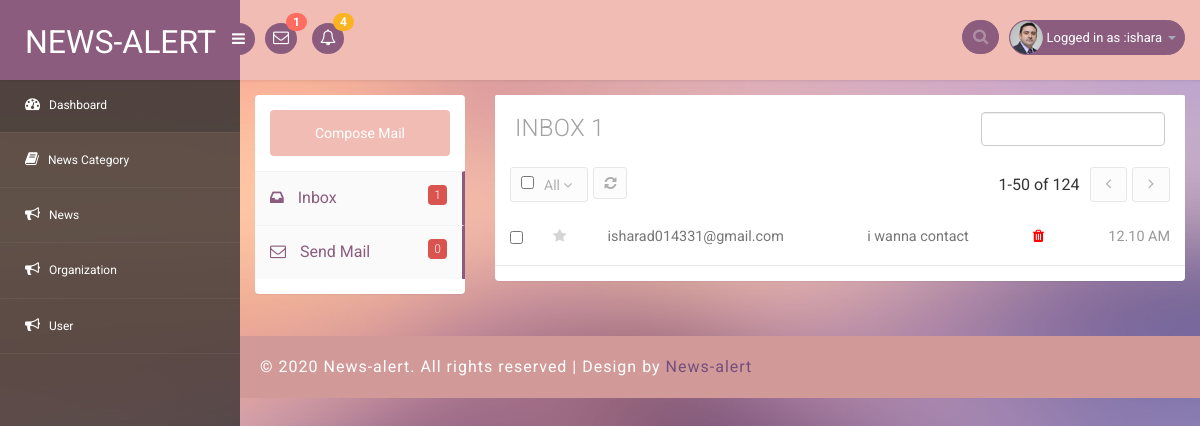
Page /maillist/ (signed in) on the earlier database version.
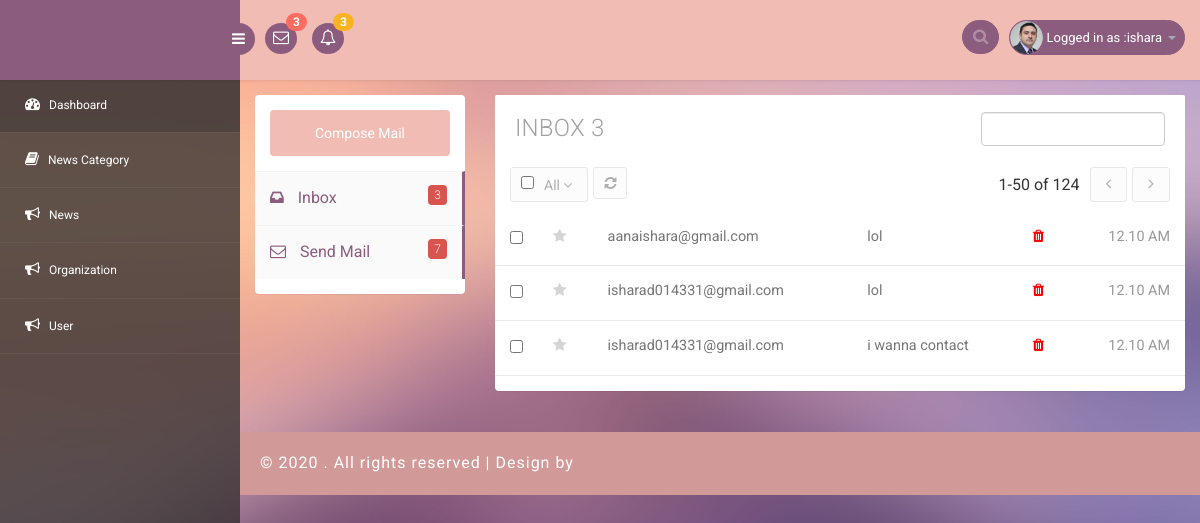
Same page on the later database version.
### newsapp/models.py (models this page shows, shortened)
class TimeStamp(models.Model):
    created_at = models.DateTimeField(auto_now_add=True)
    updated_at = models.DateTimeField(auto_now=True, null=True, blank=True)
    active = models.BooleanField(default=True)
    class Meta:
        abstract = True

class Organization(TimeStamp):
    name = models.CharField(max_length=200)
    logo = models.ImageField(upload_to="logo")
    email = models.EmailField()
    phone = models.CharField(max_length=200)
    address = models.CharField(max_length=200)
    slogan = models.CharField(max_length=200, null=True, blank=True)
    about = models.TextField()
    mission_and_vision = models.TextField()
    website = models.CharField(max_length=200)

class Contact(TimeStamp):
    name = models.CharField(max_length=200)
    email = models.EmailField()
    message = models.TextField()

### newsapp/views.py (the view)
# urls.py: path("maillist/",AdminMailListView.as_view(),name="maillist"),
class AdminMailListView(AdminBaseMixin,TemplateView):
    template_name="admintemplate/adminmaillist.html"

### newsapp/views.py (called while the page is built)
    def dispatch(self, request, *args, **kwargs):
        if request.user.is_authenticated:
            pass
        else:
            return redirect("/signin/")
        return super().dispatch(request, *args, **kwargs)

    def get_context_data(self, **kwargs):
        context = super().get_context_data(**kwargs)
        context['organization']=Organization.objects.first()
        context['allmessage'] =Contact.objects.order_by('-id')
        context['countmail'] = Contact.objects.count()
        context['countsendmail'] = Mail.objects.count()
        context['countsub'] = Subscriber.objects.count()
        context['countcat'] = Category.objects.count()
        context['countnews'] = News.objects.count()
        context['allsub']=Subscriber.objects.order_by('-id')
        return context

### templates/admintemplate/adminmaillist.html (shortened to what this page needs)
  {% extends "admintemplate/base.html" %}
{% load static %}
{% block content %}
<section id="main-content">
  <section class="wrapper">
    <div class="mail-w3agile">
        <div class="row">
            <div class="col-sm-3 com-w3ls">
               <section class="panel">
                    <div class="panel-body">
                        <a href="{% url 'newsapp:sendmail' %}"  class="btn btn-compose">
                            Compose Mail
                        </a>
                        <ul class="nav nav-pills nav-stacked mail-nav">
                            <li class="active" ><a href="{% url 'newsapp:maillist' %}"> <i class="fa fa-inbox"></i> Inbox  <span class="label label-danger pull-right inbox-notification">{{countmail}}</span></a></li>
                             <li class="active"><a href="{% url 'newsapp:sendmaillist' %}"> <i class="fa fa-envelope-o"></i> Send Mail
                                <span class="label label-danger pull-right inbox-notification">{{countsendmail}}</span></a></li>
                        </ul>
                    </div>
                </section>
            </div>
            <div class="col-sm-9 mail-w3agile">
                <section class="panel">
                    <header class="panel-heading wht-bg">
                       <h4 class="gen-case">Inbox {{countmail}}
                        <form action="#" class="pull-right mail-src-position">
                            <div class="input-append">
                                <input type="text" class="form-control " placeholder="Search Mail">
                            </div>
                        </form>
                       </h4>
                    </header>
                    <div class="panel-body minimal">
                        <div class="mail-option">
                            <div class="chk-all">
                                <div class="pull-left mail-checkbox ">
                                    <input type="checkbox" class="">
                                </div>
                                <div class="btn-group">
                                    <a data-toggle="dropdown" href="#" class="btn mini all">
                                        All
                                        <i class="fa fa-angle-down "></i>
                                    </a>
                                </div>
                            </div>
                            <div class="btn-group">
                                <a data-original-title="Refresh" data-placement="top" data-toggle="dropdown" href="#" class="btn mini tooltips">
                                    <i class=" fa fa-refresh"></i>
                                </a>
                            </div>
                            <ul class="unstyled inbox-pagination">
                                <li><span>1-50 of 124</span></li>
                                <li>
                                    <a class="np-btn" href="#"><i class="fa fa-angle-left  pagination-left"></i></a>
                                </li>
                                <li>
                                    <a class="np-btn" href="#"><i class="fa fa-angle-right pagination-right"></i></a>
                                </li>
                            </ul>
                        </div>
                        <div class="table-inbox-wrap ">
                            <table class="table table-inbox table-hover">
                        <tbody>
                          {% for mail in allmessage %}
                        <tr class="">
                            <td class="inbox-small-cells">
                                <input type="checkbox" class="mail-checkbox">
                            </td>
                            <td class="inbox-small-cells"><i class="fa fa-star"></i></td>
                            <td class="view-message  dont-show"><a href="#">{{mail.email}}</a></td>
                            <td class="view-message "><a href="#">{{mail.message|truncatewords:"4"}}</a></td>
                            <td class="view-message  inbox-small-cells"><a href="{% url 'newsapp:maildelete' mail.id %}"> <i class="fa fa-trash" style="color: red"></i></a></td>
                            <td class="view-message  text-right">12.10 AM</td>
                        </tr>
                     {% endfor %}
                        </tbody>
                        </table>
                        </div>
                    </div>
                </section>
            </div>
        </div>
        </div>
</section>
 {% endblock %}

### templates/admintemplate/base.html (shortened to what this page needs)
{% load static %}
<!DOCTYPE html>
<head>
<link rel="stylesheet" href="{% static 'adminstatic/css/bootstrap.min.css' %}" >
<link href="{% static 'adminstatic/css/style.css' %}" rel='stylesheet' type='text/css' />
<link href="{% static 'adminstatic/css/style-responsive.css' %}" rel="stylesheet"/>
<link rel="stylesheet" href="{% static 'adminstatic/css/font.css' %}" type="text/css"/>
<link href="{% static 'adminstatic/css/font-awesome.css' %}"rel="stylesheet">
<link rel="stylesheet" href="{% static 'adminstatic/css/morris.css' %}" type="text/css"/>
<link rel="stylesheet" href="{% static 'adminstatic/css/monthly.css' %}">
</head>
<body>
<section id="container">
<header class="header fixed-top clearfix">
<div class="brand">
    <a href="{% url 'newsapp:adminhome' %}" class="logo">
       {{organization.name}}
    </a>
    <div class="sidebar-toggle-box">
        <div class="fa fa-bars"></div>
    </div>
</div>
<div class="nav notify-row" id="top_menu">
    <ul class="nav top-menu">
        <li id="header_inbox_bar" class="dropdown">
            <a data-toggle="dropdown" class="dropdown-toggle" href="#">
                <i class="fa fa-envelope-o"></i>
                <span class="badge bg-important">{{countmail}}</span>
            </a>
        </li>
        <li id="header_notification_bar" class="dropdown">
            <a data-toggle="dropdown" class="dropdown-toggle" href="#">
                <i class="fa fa-bell-o"></i>
                <span class="badge bg-warning">{{countsub}}</span>
            </a>
        </li>
    </ul>
</div>
<div class="top-nav clearfix">
    <ul class="nav pull-right top-menu">
        <li>
            <input type="text" class="form-control search" placeholder=" Search">
        </li>
        <li class="dropdown">
        {% if request.user.is_authenticated %}
            <a data-toggle="dropdown" class="dropdown-toggle" href="#">
                <img alt="" src="images/2.png">
                <span class="username">Logged in as :{{request.user}}</span>
                <b class="caret"></b>
            </a>
            {% endif %}
        </li>
    </ul>
</div>
</header>
<aside>
    <div id="sidebar" class="nav-collapse">
        <div class="leftside-navigation">
            <ul class="sidebar-menu" id="nav-accordion">
                <li>
                    <a class="active" href="index.html">
                        <i class="fa fa-dashboard"></i>
                        <span>Dashboard</span>
                    </a>
                </li>
                <li>
                    <a href="{% url 'newsapp:categorycreate' %}">
                        <i class="fa fa-book"></i>
                        <span>News Category</span>
                    </a>
                </li>
                <li>
                    <a href="{% url 'newsapp:newscreate' %}">
                        <i class="fa fa-bullhorn"></i>
                        <span>News </span>
                    </a>
                </li>
                  <li>
                    <a href="{% url 'newsapp:organizationcreate' %}">
                        <i class="fa fa-bullhorn"></i>
                        <span>Organization </span>
                    </a>
                </li>
                <li>
                    <a href="{% url 'newsapp:signup' %}">
                        <i class="fa fa-bullhorn"></i>
                        <span>User </span>
                    </a>
                </li>
            </ul>
        </div>
    </div>
</aside>
     {% block content %}
{% endblock %}
		  <div class="footer">
			<div class="wthree-copyright">
			  <p>© 2020 {{organization.name}}. All rights reserved | Design by <a href="#">{{organization.name}}</a></p>
			</div>
		  </div>
</section>
</section>
</body>
</html>

Differences in the rows shown:
removed Organization: name "NEWS-ALERT", name "News-alert"
added Contact: email "aanaishara@gmail.com", message "lol"
added Contact: email "isharad014331@gmail.com", message "lol"
Other differences:
{{ countmail }}: "1" → "3"
{{ countsub }}: "4" → "3"
{{ countsendmail }}: "0" → "7"
